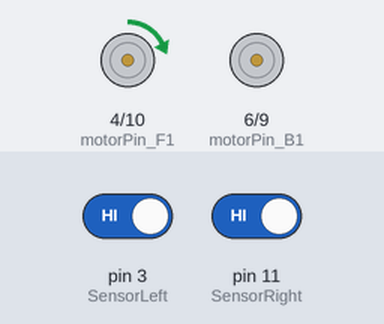
Recording of a sketch running on a simulated Arduino Uno, built with avr-gcc and run on an emulated ATmega328P. Shown: motor-driver pin pairs drawn as motors (green arrow = first pin HIGH = forward, orange = second pin HIGH = backward, longer = more drive). Inputs (shaded band) come from the test bench; at power-on: pin 3 (SensorLeft) HIGH, pin 11 (SensorRight) HIGH.

Above: at 1.2 s.
1.3 s: pin 3 (SensorLeft) driven LOW
At 1.7 s:
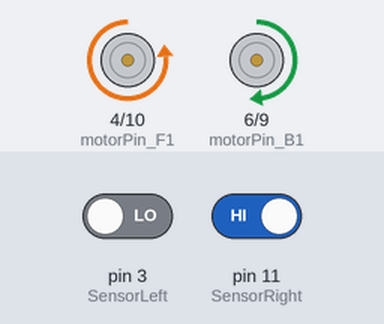
2.8 s: pin 11 (SensorRight) driven LOW
At 4.0 s:
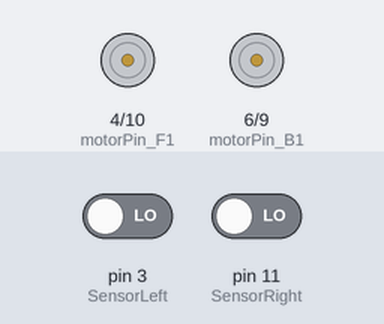
4.3 s: pin 3 (SensorLeft) driven HIGH
At 5.3 s:
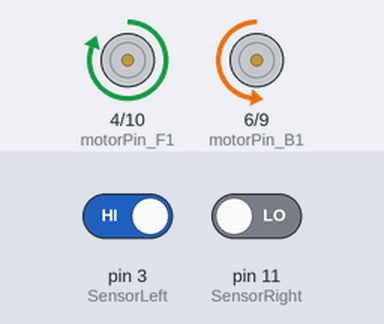
Timing chart, 0 to 7.3 s (numbered marks = the images above; inputs shaded):
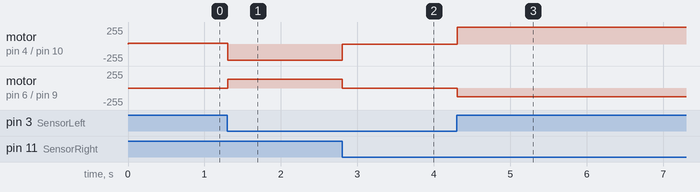

The sketch:

sketch_apr08b_red.ino
```cpp
#include <Ultrasonic.h>
Ultrasonic ultrasonic(12, 13);
//偵測馬達腳位
byte motorPin_F1 = 4;
byte motorPin_B1 = 6;
byte motorPin_F2 = 10;
byte motorPin_B2 = 9;

int SensorLeft = 3;      //左感測器輸入腳
int SensorRight =11;      //右感測器輸入腳
int SL;                  //左感測器狀態
int SR;                  //右感測器狀態

int Speed = 130;        //設定速度

void setup() {
  // 定義輸入和輸出
  Serial.begin (9600);
  pinMode(SensorLeft, INPUT);    //Arduino 讀入左右感測器狀態
  pinMode(SensorRight, INPUT);

  pinMode( motorPin_F1 , OUTPUT); //Arduino輸出到馬達腳位
  pinMode( motorPin_B1 , OUTPUT);
  pinMode( motorPin_F2 , OUTPUT);
  pinMode( motorPin_B2 , OUTPUT);

}

void loop() {

  //紅外線感測器
  SL = digitalRead(SensorLeft);      //讀取感測器狀態值
  SR = digitalRead(SensorRight);

//  Serial.print("SL=");               //測試時，印出感測器狀態值
//  Serial.println(SL);
//  Serial.print("SR=");
//  Serial.println(SR);
//  delay(500);

  if (SL == 0 && SR == 0) {       // 當左右感測器回饋值均為 0，即看到的均為白色，車子停止
    motorStop();
    delay(5);
  }

  if (SL == 1 && SR == 0) {        //當左邊感測器看到黑色，回饋值為0，車子左轉
  motorLeft();
  delay(5);
  }

  if (SL == 0 && SR == 1) {         //當右邊感測器看到黑色，回饋值為0，車子右轉
  motorRight();
  delay (5);
  }

  if (SL == 1 && SR == 1) {         //當左右感測器均看到黑色，回饋值均為1，車子往前
  motorForward();
  delay (5);
  }

}

//停止函示
void motorStop(){
  digitalWrite( motorPin_F1 , LOW);
  digitalWrite( motorPin_B1 , LOW);
  digitalWrite( motorPin_F2 , LOW);
  digitalWrite( motorPin_B2 , LOW);
}
//後退函式
void motorBackward(){
  digitalWrite( motorPin_F1 , LOW);
  analogWrite( motorPin_B1 , Speed);
  digitalWrite( motorPin_F2 , LOW);
  analogWrite( motorPin_B2 , Speed+110);
}
//前進函式
void motorForward(){
  analogWrite( motorPin_F1 , Speed);
  digitalWrite( motorPin_B1 , LOW);
  analogWrite( motorPin_F2 , Speed+110);
  digitalWrite( motorPin_B2 , LOW);
}

// 右轉函式
void motorRight(){
  digitalWrite( motorPin_F1 , LOW);
  analogWrite( motorPin_B1 , Speed);
  analogWrite( motorPin_F2 , Speed+110);
  digitalWrite( motorPin_B2 , LOW);
}

// 左轉函式
void motorLeft(){
  analogWrite( motorPin_F1 , Speed);
  digitalWrite( motorPin_B1 , LOW);
  digitalWrite( motorPin_F2 ,LOW);
  analogWrite( motorPin_B2 ,Speed);
}
```

Measured:
- after the input at 1.3 s, motor on pin 4 (motorPin_F1) / pin 10 (motorPin_F2): forward 15/255 → backward 240/255 at once; motor on pin 6 (motorPin_B1) / pin 9 (motorPin_B2): stopped → forward 130/255 at once
- after the input at 2.8 s, motor on pin 4 (motorPin_F1) / pin 10 (motorPin_F2): backward 240/255 → stopped at once; motor on pin 6 (motorPin_B1) / pin 9 (motorPin_B2): forward 130/255 → stopped at once
- after the input at 4.3 s, motor on pin 4 (motorPin_F1) / pin 10 (motorPin_F2): stopped → forward 255/255 at once; motor on pin 6 (motorPin_B1) / pin 9 (motorPin_B2): stopped → backward 130/255 at once
